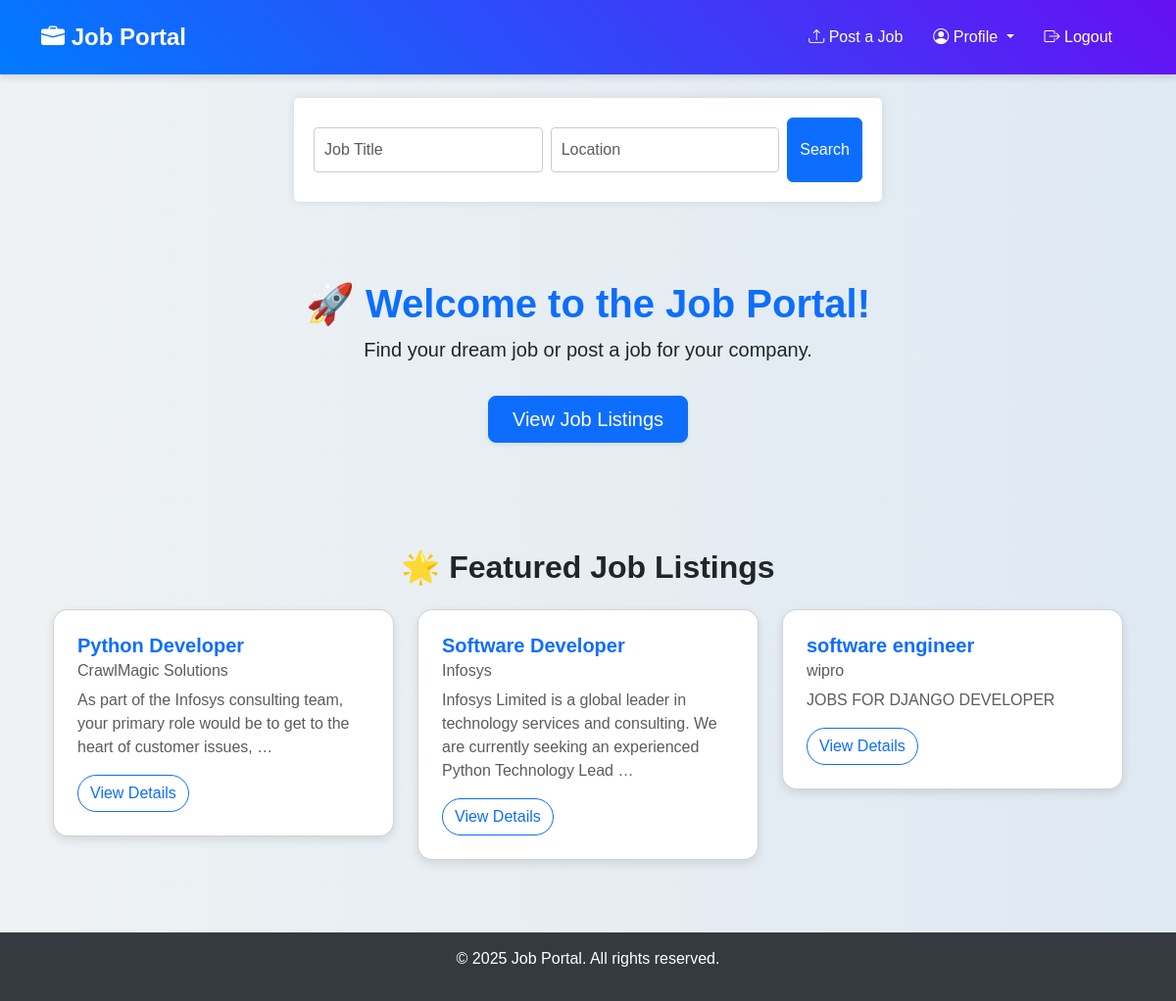
Page / (signed in) on the earlier database version.
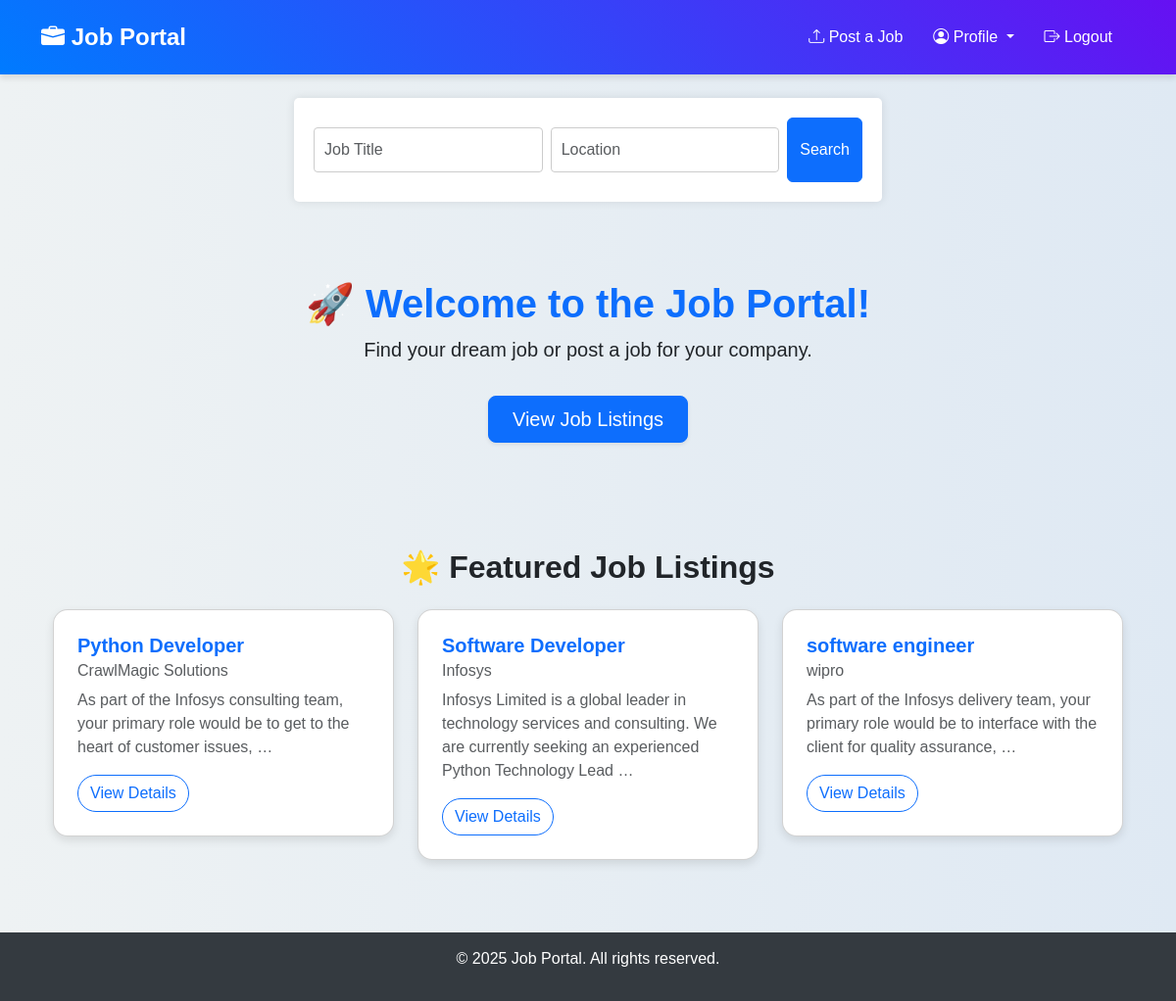
Same page on the later database version.
### jobs/models.py (models this page shows, shortened)
class Job(models.Model):
    JOB_TYPE_CHOICES = [
        ("full_time", "Full Time"),
        ("part_time", "Part Time"),
        ("contract", "Contract"),
        ("internship", "Internship"),
    ]
    title = models.CharField(max_length=255)
    company = models.CharField(max_length=255)
    posted_by = models.ForeignKey(User, on_delete=models.CASCADE)
    description = models.TextField()
    job_type = models.CharField(max_length=50, choices=JOB_TYPE_CHOICES)
    location = models.CharField(max_length=255)
    salary = models.DecimalField(max_digits=10, decimal_places=2)
    experience = models.CharField(max_length=100)  # e.g., "2-3 years"
    education = models.CharField(max_length=100)  # e.g., "Bachelor's Degree"
    mandatory_skills = models.TextField()  # Comma-separated skills
    created_at = models.DateTimeField(auto_now_add=True)
    updated_at = models.DateTimeField(auto_now=True)

### jobs/views.py (the view)
# urls.py: path("", HomeView.as_view(), name="home"),  # Home Page
class HomeView(LoginRequiredMixin, ListView):
    model = Job
    template_name = "jobs/home.html"
    context_object_name = "jobs"

### jobs/templates/jobs/home.html (shortened to what this page needs)
{% extends 'jobs/base.html' %}
{% block content %}
<div>
    <div>
        <form method="GET" action="{% url 'job_list' %}" class="d-flex w-100">
            <input type="text" class="form-control me-2" name="title" placeholder="Job Title"
                   value="{{ request.GET.title }}">
            <input type="text" class="form-control me-2" name="location" placeholder="Location"
                   value="{{ request.GET.location }}">
            <button type="submit" class="btn btn-primary search-btn">
                 Search
            </button>
        </form>
    </div>
</div>
<div class="container hero-section">
    <h1 class="fw-bold text-primary">🚀 Welcome to the Job Portal!</h1>
    <p class="lead text-dark">Find your dream job or post a job for your company.</p>
    <a class="btn btn-primary btn-lg px-4 py-2 mt-3 shadow-sm" href="{% url 'job_list' %}">View Job Listings</a>
</div>
<div class="container mt-5">
    <h2 class="text-center mb-4 fw-bold">🌟 Featured Job Listings</h2>
    <div class="row">
        {% for job in jobs %}
        <div class="col-md-4 mb-4">
            <div class="card job-card">
                <div class="card-body p-4">
                    <h5 class="card-title fw-bold text-primary">{{ job.title }}</h5>
                    <h6 class="card-subtitle mb-2 text-muted">{{ job.company }}</h6>
                    <p class="card-text text-muted">{{ job.description|truncatewords:20 }}</p>
                    <a href="{% url 'job_detail' job.id %}" class="btn btn-outline-primary rounded-pill">View
                        Details</a>
                </div>
            </div>
        </div>
        {% empty %}
        <div class="col-12">
            <p class="text-center text-muted fs-5">No job listings available at the moment.</p>
        </div>
        {% endfor %}
    </div>
</div>
{% endblock %}

Differences in the rows shown:
changed Job "software engineer": description "JOBS FOR DJANGO DEVELOPER" → "As part of the Infosys delivery team, your primary role would be to interface with the client for quality assurance, …"
